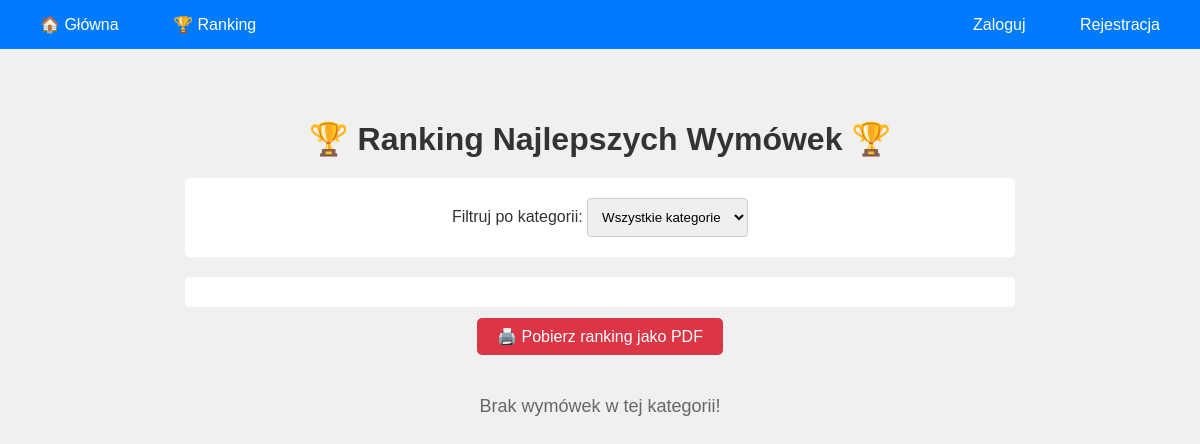
/ranking/, run on an earlier commit of the app's database.
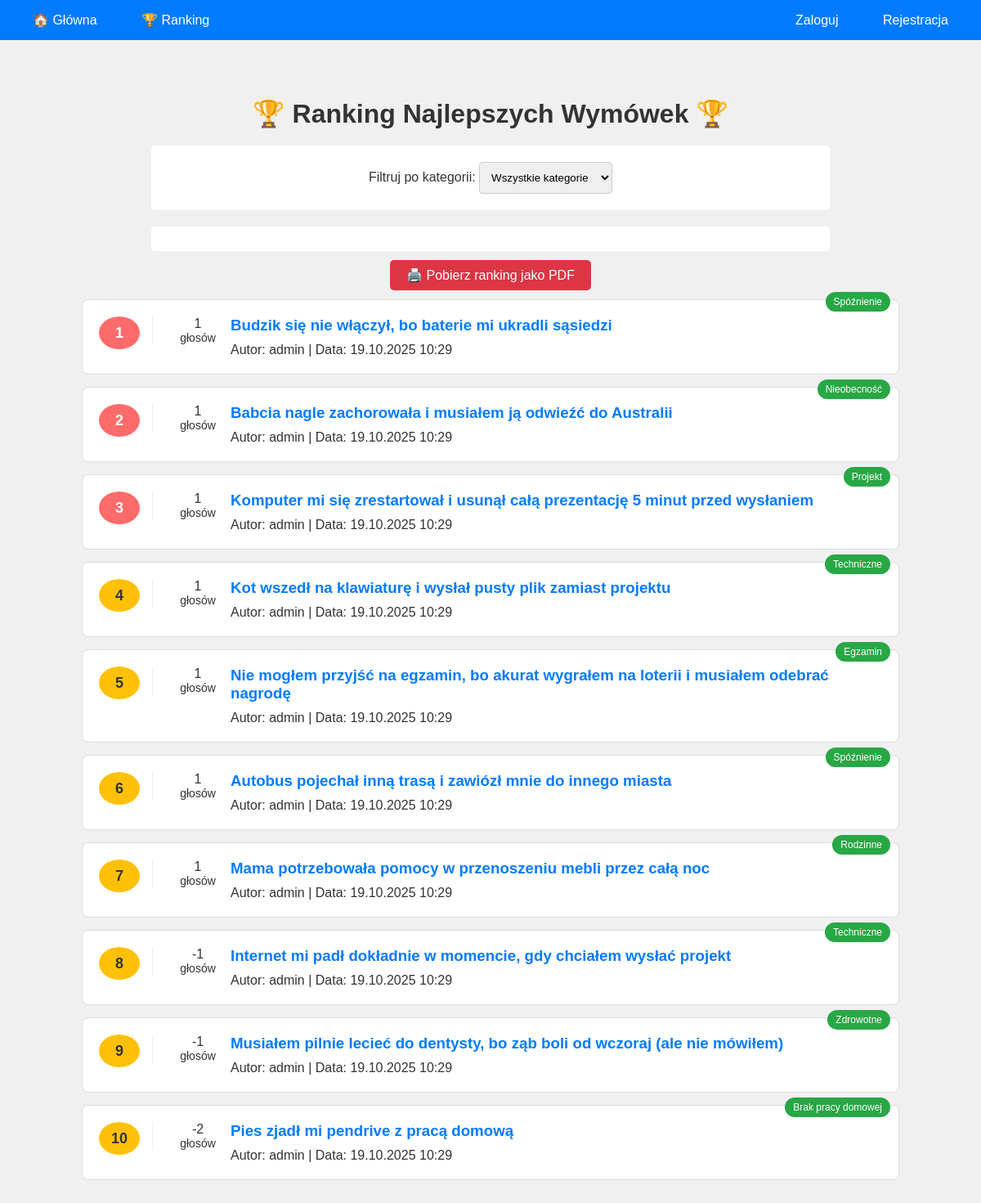
And on a later commit of the database.
### wymowki/models.py (models this page shows, shortened)
class Wymowka(models.Model):
    tresc = models.TextField()
    kategoria = models.ForeignKey(Kategoria, on_delete=models.SET_NULL, null=True, blank=True, related_name='wymowki')
    autor = models.ForeignKey(User, on_delete=models.CASCADE, related_name='wymowki', null=True, blank=True)
    glosy = models.IntegerField(default=0)
    data_dodania = models.DateTimeField(auto_now_add=True)
    tags = TaggableManager()
    class Meta:
        ordering = ['-data_dodania']
        verbose_name_plural = "Wymówki"

class Kategoria(models.Model):
    nazwa = models.CharField(max_length=100, unique=True)
    opis = models.TextField(blank=True)
    class Meta:
        verbose_name_plural = "Kategorie"

### wymowki/views.py (the view, shortened to what this page needs)
# urls.py: path('ranking/', views.ranking, name='ranking'),
def ranking(request):
    wymowka_id = request.GET.get('wymowka')
    kategoria_id = request.GET.get('kategoria')
    wymowki = Wymowka.objects.all()
    if kategoria_id:
        wymowki = wymowki.filter(kategoria_id=kategoria_id)
    wymowki = wymowki.order_by('-glosy')[:20]
    kategorie = Kategoria.objects.all()
    context = {
        'wymowki': wymowki,
        'kategorie': kategorie,
        'wybrana_kategoria': kategoria_id,
    }
    return render(request, 'wymowki/ranking.html', context)

### wymowki/templates/wymowki/ranking.html (shortened to what this page needs)
{% extends 'wymowki/base.html' %}
{% block content %}
<div class="container">
    <h1>🏆 Ranking Najlepszych Wymówek 🏆</h1>
    <div class="filters">
        <form method="GET">
            <label for="kategoria">Filtruj po kategorii:</label>
            <select name="kategoria" id="kategoria" onchange="this.form.submit()">
                <option value="">Wszystkie kategorie</option>
            </select>
        </form>
    </div>
    <div class="filters">
    </div>
    <div style="text-align: center; margin-bottom: 20px;">
        <a href="{% url 'export_pdf' %}" style="padding: 10px 20px; background-color: #dc3545; color: white; text-decoration: none; border-radius: 5px;">
            🖨️ Pobierz ranking jako PDF
        </a>
    </div>
    {% if wymowki %}
    {% for wymowka in wymowki %}
    <div class="wymowka-item">
        <div class="rank {% if forloop.counter <= 3 %}top3{% endif %}">{{ forloop.counter }}</div>
        {% if wymowka.kategoria %}
        <span class="kategoria-badge">{{ wymowka.kategoria.nazwa }}</span>
        {% endif %}
        <div class="votes">
            {{ wymowka.glosy }}<br>
            <span style="font-size: 14px; font-weight: normal;">głosów</span>
        </div>
        <div class="wymowka-content">
            <h3><a href="{% url 'ranking' %}?wymowka={{ wymowka.id }}" style="text-decoration: none; color: #007bff;">{{wymowka.tresc }}</a></h3>
            <div class="meta">
                Autor: {% if wymowka.autor %}{{ wymowka.autor.username }}{% else %}Anonim{% endif %} |
                Data: {{ wymowka.data_dodania|date:"d.m.Y H:i" }}
            </div>
        </div>
    </div>
    {% endfor %}
    {% else %}
    <p style="text-align: center; margin-top: 50px; font-size: 18px; color: #666;">
        Brak wymówek w tej kategorii!
    </p>
    {% endif %}
</div>
{% endblock %}

### wymowki/templates/wymowki/base.html (shortened to what this page needs)
{% load static %}
<!DOCTYPE html>
<html lang="pl">
<head>
    <link rel="stylesheet" href="{% static 'wymowki/style.css' %}">
</head>
<body>
    <div class="navbar">
        <div>
            <a href="{% url 'strona_glowna' %}">🏠 Główna</a>
            <a href="{% url 'ranking' %}">🏆 Ranking</a>
        </div>
        <div class="user-info">
            {% if user.is_authenticated %}
                Witaj, {{ user.username }}!
                <a href="{% url 'wylogowanie' %}">Wyloguj</a>
            {% else %}
                <a href="{% url 'logowanie' %}">Zaloguj</a>
                <a href="{% url 'rejestracja' %}">Rejestracja</a>
            {% endif %}
        </div>
    </div>
    {% block content %}
    {% endblock %}
</body>
</html>

### wymowki/static/wymowki/style.css (style rules this page uses)
body { font-family: Arial, sans-serif; margin: 0; padding: 0; background-color: #f0f0f0; color: #333; }
.container { max-width: 1000px; margin: 30px auto; padding: 20px; background-color: transparent; }
h1 { color: #333; text-align: center; margin-bottom: 20px; }
a { text-decoration: none; color: #007bff; }
.navbar { background-color: #007bff; padding: 15px; display: flex; justify-content: space-between; align-items: center; flex-wrap: wrap; }
.navbar a { color: white; margin: 0 10px; padding: 8px 15px; border-radius: 5px; transition: background-color 0.3s; }
.navbar .user-info { color: white; }
.kategoria-badge { position: absolute; top: -10px; right: 10px; background-color: #28a745; color: white; padding: 5px 10px; border-radius: 15px; font-size: 12px; }
.filters { max-width: 800px; margin: 20px auto; padding: 15px; background-color: white; border-radius: 5px; text-align: center; display: flex; justify-content: center; gap: 10px; flex-wrap: wrap; }
.filters select, .filters input, form textarea, form select, form input[type="text"], form input[type="password"], form input[type="email"] { padding: 10px; border: 1px solid #ccc; border-radius: 4px; margin: 5px 0; }
.filters input, .filters select { flex: 1 1 200px; }
.wymowka-item { background-color: white; border: 1px solid #ddd; border-radius: 8px; padding: 20px; margin: 15px 0; position: relative; display: flex; align-items: flex-start; justify-content: space-between; }
.rank { background-color: #ffc107; color: #333; padding: 5px 10px; border-radius: 50%; font-weight: bold; font-size: 18px; width: 30px; height: 30px; display: flex; align-items: center; justify-content: center; flex-shrink: 0; margin-right: 15px; }
.rank.top3 { background-color: #ff6b6b; color: white; }
.wymowka-content { flex-grow: 1; margin-right: 15px; }
.wymowka-content h3 { margin: 0 0 10px 0; text-align: left; }
.votes { text-align: center; min-width: 80px; display: flex; flex-direction: column; justify-content: center; align-items: center; border-left: 1px solid #eee; padding-left: 15px; }

What changed in the data, as far as the page shows it:
added Wymowka: kategoria.nazwa "Spóźnienie", glosy "1", tresc "Budzik się nie włączył, bo baterie mi ukradli sąsiedzi", autor.username "admin", data_dodania "19.10.2025 10:29"
added Wymowka: kategoria.nazwa "Nieobecność", glosy "1", tresc "Babcia nagle zachorowała i musiałem ją odwieźć do Australii", autor.username "admin", data_dodania "19.10.2025 10:29"
added Wymowka: kategoria.nazwa "Projekt", glosy "1", tresc "Komputer mi się zrestartował i usunął całą prezentację 5 minut przed wysłaniem", autor.username "admin", data_dodania "19.10.2025 10:29"
added Wymowka: kategoria.nazwa "Techniczne", glosy "1", tresc "Kot wszedł na klawiaturę i wysłał pusty plik zamiast projektu", autor.username "admin", data_dodania "19.10.2025 10:29"
added Wymowka: kategoria.nazwa "Egzamin", glosy "1", tresc "Nie mogłem przyjść na egzamin, bo akurat wygrałem na loterii i musiałem odebrać nagrodę", autor.username "admin", data_dodania "19.10.2025 10:29"
added Wymowka: kategoria.nazwa "Spóźnienie", glosy "1", tresc "Autobus pojechał inną trasą i zawiózł mnie do innego miasta", autor.username "admin", data_dodania "19.10.2025 10:29"
added Wymowka: kategoria.nazwa "Rodzinne", glosy "1", tresc "Mama potrzebowała pomocy w przenoszeniu mebli przez całą noc", autor.username "admin", data_dodania "19.10.2025 10:29"
added Wymowka: kategoria.nazwa "Techniczne", glosy "-1", tresc "Internet mi padł dokładnie w momencie, gdy chciałem wysłać projekt", autor.username "admin", data_dodania "19.10.2025 10:29"
added Wymowka: kategoria.nazwa "Zdrowotne", glosy "-1", tresc "Musiałem pilnie lecieć do dentysty, bo ząb boli od wczoraj (ale nie mówiłem)", autor.username "admin", data_dodania "19.10.2025 10:29"
added Wymowka: kategoria.nazwa "Brak pracy domowej", glosy "-2", tresc "Pies zjadł mi pendrive z pracą domową", autor.username "admin", data_dodania "19.10.2025 10:29"
Also different on the page:
text no longer shown: "Brak wymówek w tej kategorii!"
